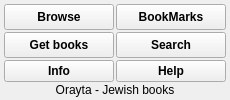
     <widget class="QWidget" name="mainpage">
      <property name="font">
       <font>
        <pointsize>9</pointsize>
        <weight>75</weight>
        <bold>true</bold>
       </font>
      </property>
      <layout class="QVBoxLayout" name="verticalLayout_12">
       <property name="spacing">
        <number>0</number>
       </property>
       <property name="margin">
        <number>3</number>
       </property>
       <item>
        <layout class="QGridLayout" name="gridLayout">
         <property name="sizeConstraint">
          <enum>QLayout::SetMinimumSize</enum>
         </property>
         <property name="margin">
          <number>1</number>
         </property>
         <property name="spacing">
          <number>2</number>
         </property>
         <item row="1" column="0">
          <layout class="QHBoxLayout" name="horizontalLayout">
           <property name="spacing">
            <number>0</number>
           </property>
           <property name="sizeConstraint">
            <enum>QLayout::SetMinimumSize</enum>
           </property>
           <item>
            <widget class="QToolButton" name="openBTN">
             <property name="sizePolicy">
              <sizepolicy hsizetype="Fixed" vsizetype="MinimumExpanding">
               <horstretch>0</horstretch>
               <verstretch>0</verstretch>
              </sizepolicy>
             </property>
             <property name="minimumSize">
              <size>
               <width>110</width>
               <height>21</height>
              </size>
             </property>
             <property name="maximumSize">
              <size>
               <width>1000</width>
               <height>16777215</height>
              </size>
             </property>
             <property name="baseSize">
              <size>
               <width>110</width>
               <height>90</height>
              </size>
             </property>
             <property name="font">
              <font>
               <weight>75</weight>
               <italic>false</italic>
               <bold>true</bold>
              </font>
             </property>
             <property name="layoutDirection">
              <enum>Qt::LeftToRight</enum>
             </property>
             <property name="autoFillBackground">
              <bool>false</bool>
             </property>
             <property name="text">
              <string>Browse</string>
             </property>
             <property name="icon">
              <iconset resource="../Orayta.qrc">
               <normaloff>:/Icons/Orayta.png</normaloff>:/Icons/Orayta.png</iconset>
             </property>
             <property name="iconSize">
              <size>
               <width>100</width>
               <height>100</height>
              </size>
             </property>
             <property name="toolButtonStyle">
              <enum>Qt::ToolButtonTextUnderIcon</enum>
             </property>
            </widget>
           </item>
          </layout>
         </item>
         <item row="1" column="1">
          <layout class="QHBoxLayout" name="horizontalLayout_11">
           <property name="spacing">
            <number>0</number>
           </property>
           <property name="sizeConstraint">
            <enum>QLayout::SetMinimumSize</enum>
           </property>
           <item>
            <widget class="QToolButton" name="bookMarksBTN">
             <property name="sizePolicy">
              <sizepolicy hsizetype="Fixed" vsizetype="MinimumExpanding">
               <horstretch>0</horstretch>
               <verstretch>0</verstretch>
              </sizepolicy>
             </property>
             <property name="minimumSize">
              <size>
               <width>110</width>
               <height>21</height>
              </size>
             </property>
             <property name="maximumSize">
              <size>
               <width>1000</width>
               <height>16777215</height>
              </size>
             </property>
             <property name="baseSize">
              <size>
               <width>110</width>
               <height>90</height>
              </size>
             </property>
             <property name="font">
              <font>
               <weight>75</weight>
               <italic>false</italic>
               <bold>true</bold>
              </font>
             </property>
             <property name="layoutDirection">
              <enum>Qt::LeftToRight</enum>
             </property>
             <property name="autoFillBackground">
              <bool>false</bool>
             </property>
             <property name="text">
              <string>BookMarks</string>
             </property>
             <property name="icon">
              <iconset resource="../Orayta.qrc">
               <normaloff>:/Icons/bookmarks-big.png</normaloff>:/Icons/bookmarks-big.png</iconset>
             </property>
             <property name="iconSize">
              <size>
               <width>100</width>
               <height>100</height>
              </size>
             </property>
             <property name="toolButtonStyle">
              <enum>Qt::ToolButtonTextUnderIcon</enum>
             </property>
            </widget>
           </item>
          </layout>
         </item>
         <item row="4" column="1">
          <layout class="QHBoxLayout" name="horizontalLayout_13">
           <property name="spacing">
            <number>0</number>
           </property>
           <property name="sizeConstraint">
            <enum>QLayout::SetMinimumSize</enum>
           </property>
           <item>
            <widget class="QToolButton" name="searchBTN">
             <property name="sizePolicy">
              <sizepolicy hsizetype="Fixed" vsizetype="MinimumExpanding">
               <horstretch>0</horstretch>
               <verstretch>0</verstretch>
              </sizepolicy>
             </property>
             <property name="minimumSize">
              <size>
               <width>110</width>
               <height>21</height>
              </size>
             </property>
             <property name="maximumSize">
              <size>
               <width>1000</width>
               <height>16777215</height>
              </size>
             </property>
             <property name="baseSize">
              <size>
               <width>110</width>
               <height>90</height>
              </size>
             </property>
             <property name="font">
              <font>
               <weight>75</weight>
               <italic>false</italic>
               <bold>true</bold>
              </font>
             </property>
             <property name="autoFillBackground">
              <bool>false</bool>
             </property>
             <property name="text">
              <string>Search</string>
             </property>
             <property name="icon">
              <iconset resource="../Orayta.qrc">
               <normaloff>:/Icons/booksearch.png</normaloff>:/Icons/booksearch.png</iconset>
             </property>
             <property name="iconSize">
              <size>
               <width>100</width>
               <height>100</height>
              </size>
             </property>
             <property name="toolButtonStyle">
              <enum>Qt::ToolButtonTextUnderIcon</enum>
             </property>
            </widget>
           </item>
          </layout>
         </item>
         <item row="4" column="0">
          <layout class="QHBoxLayout" name="horizontalLayout_12">
           <property name="spacing">
            <number>0</number>
           </property>
           <property name="sizeConstraint">
            <enum>QLayout::SetMinimumSize</enum>
           </property>
           <item>
            <widget class="QToolButton" name="getbooksBTN">
             <property name="sizePolicy">
              <sizepolicy hsizetype="Fixed" vsizetype="MinimumExpanding">
               <horstretch>0</horstretch>
               <verstretch>0</verstretch>
              </sizepolicy>
             </property>
             <property name="minimumSize">
              <size>
               <width>110</width>
               <height>21</height>
              </size>
             </property>
             <property name="maximumSize">
              <size>
               <width>1000</width>
               <height>16777215</height>
              </size>
             </property>
             <property name="baseSize">
              <size>
               <width>110</width>
               <height>90</height>
              </size>
             </property>
             <property name="font">
              <font>
               <weight>75</weight>
               <italic>false</italic>
               <bold>true</bold>
              </font>
             </property>
             <property name="autoFillBackground">
              <bool>false</bool>
             </property>
             <property name="text">
              <string>Get books</string>
             </property>
             <property name="icon">
              <iconset resource="../Orayta.qrc">
               <normaloff>:/Icons/dl-book2.png</normaloff>:/Icons/dl-book2.png</iconset>
             </property>
             <property name="iconSize">
              <size>
               <width>100</width>
               <height>100</height>
              </size>
             </property>
             <property name="toolButtonStyle">
              <enum>Qt::ToolButtonTextUnderIcon</enum>
             </property>
            </widget>
           </item>
          </layout>
         </item>
         <item row="5" column="1">
          <layout class="QHBoxLayout" name="horizontalLayout_19">
           <property name="spacing">
            <number>0</number>
           </property>
           <property name="sizeConstraint">
            <enum>QLayout::SetMaximumSize</enum>
           </property>
           <item>
            <widget class="QPushButton" name="helpBTN">
             <property name="sizePolicy">
              <sizepolicy hsizetype="Fixed" vsizetype="Fixed">
               <horstretch>0</horstretch>
               <verstretch>0</verstretch>
              </sizepolicy>
             </property>
             <property name="minimumSize">
              <size>
               <width>0</width>
               <height>21</height>
              </size>
             </property>
             <property name="maximumSize">
              <size>
               <width>1000</width>
               <height>30</height>
              </size>
             </property>
             <property name="baseSize">
              <size>
               <width>80</width>
               <height>20</height>
              </size>
             </property>
             <property name="font">
              <font>
               <weight>75</weight>
               <italic>false</italic>
               <bold>true</bold>
              </font>
             </property>
             <property name="autoFillBackground">
              <bool>false</bool>
             </property>
             <property name="text">
              <string>Help</string>
             </property>
             <property name="icon">
              <iconset resource="../Orayta.qrc">
               <normaloff>:/Icons/help-contents.png</normaloff>:/Icons/help-contents.png</iconset>
             </property>
             <property name="iconSize">
              <size>
               <width>20</width>
               <height>20</height>
              </size>
             </property>
            </widget>
           </item>
          </layout>
         </item>
         <item row="5" column="0">
          <layout class="QHBoxLayout" name="horizontalLayout_20">
           <property name="spacing">
            <number>0</number>
           </property>
           <property name="sizeConstraint">
            <enum>QLayout::SetMaximumSize</enum>
           </property>
           <item>
            <widget class="QPushButton" name="aboutBTN">
             <property name="sizePolicy">
              <sizepolicy hsizetype="Fixed" vsizetype="Fixed">
               <horstretch>0</horstretch>
               <verstretch>0</verstretch>
              </sizepolicy>
             </property>
             <property name="minimumSize">
              <size>
               <width>0</width>
               <height>21</height>
              </size>
             </property>
             <property name="maximumSize">
              <size>
               <width>1000</width>
               <height>30</height>
              </size>
             </property>
             <property name="baseSize">
              <size>
               <width>80</width>
               <height>20</height>
              </size>
             </property>
             <property name="font">
              <font>
               <weight>75</weight>
               <italic>false</italic>
               <bold>true</bold>
              </font>
             </property>
             <property name="autoFillBackground">
              <bool>false</bool>
             </property>
             <property name="text">
              <string>Info</string>
             </property>
             <property name="icon">
              <iconset resource="../Orayta.qrc">
               <normaloff>:/Icons/help-about.png</normaloff>:/Icons/help-about.png</iconset>
             </property>
             <property name="iconSize">
              <size>
               <width>20</width>
               <height>20</height>
              </size>
             </property>
            </widget>
           </item>
          </layout>
         </item>
        </layout>
       </item>
       <item>
        <widget class="QLabel" name="label_2">
         <property name="sizePolicy">
          <sizepolicy hsizetype="Preferred" vsizetype="Maximum">
           <horstretch>0</horstretch>
           <verstretch>0</verstretch>
          </sizepolicy>
         </property>
         <property name="font">
          <font>
           <weight>50</weight>
           <bold>false</bold>
          </font>
         </property>
         <property name="styleSheet">
          <string notr="true">font: normal ;</string>
         </property>
         <property name="text">
          <string>Orayta - Jewish books</string>
         </property>
         <property name="alignment">
          <set>Qt::AlignCenter</set>
         </property>
         <property name="margin">
          <number>2</number>
         </property>
        </widget>
       </item>
      </layout>
     </widget>
